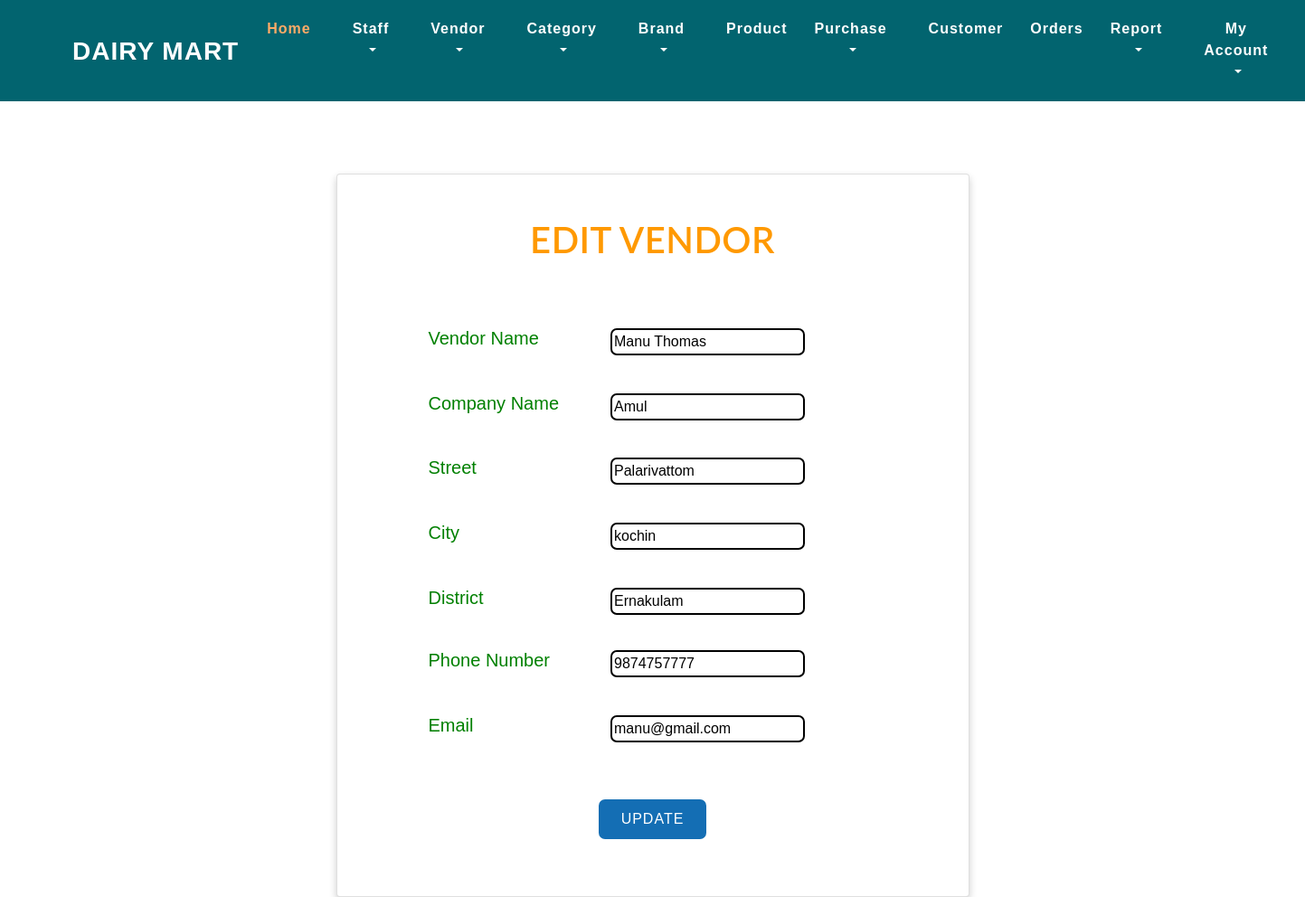
Screenshot of /admin/edit_vendor.php?id=1 with the database file from the repository.
### tables this page shows
CREATE TABLE `tbl_purchase_master` (
  `pur_id` int(50) NOT NULL,
  `vendor_name` varchar(50) NOT NULL,
  `vendor_cmpny` varchar(50) NOT NULL,
  `v_street` varchar(50) NOT NULL,
  `v_city` varchar(50) NOT NULL,
  `v_district` varchar(50) NOT NULL,
  `vendor_ph` bigint(10) NOT NULL,
  `vendor_email` varchar(50) NOT NULL,
  `pincode` varchar(15) NOT NULL,
  `jdate` date NOT NULL
);

### shares/db/mydatabase.inc (called while the page is built, shortened)
<?php
	function getDatas($sql){
		$dt = mysql_query($sql);
		$table = array();
		$rno = mysql_num_rows($dt);
		$cno = mysql_num_fields($dt);
		for($i=0;$i<$rno;$i++){
			$row = mysql_fetch_array($dt);
			for($j=0;$j<$cno;$j++){
				$table[$i][$j] = $row[$j];
			}
		}
		return $table;
	}
?>

### admin/edit_vendor.php (the view, shortened to what this page needs)
<?php
include_once("../shares/db/mydatabase.inc");
 include("top.php");
?>
<head>
</head>
<?php
if(isset($_GET['id']))
{
    $id=$_GET['id'];
    $sql="select * from tbl_purchase_master where pur_id='$id'";
    $tbl=getDatas($sql);
}?>
<div class="card">
<div class="w3_login">
<div class="heading"><br><br>
    <h1>EDIT VENDOR</h1></div>
<form action="" method="POST" >
    <table   style="position: relative;left:100px;top:5px">
			<div id="err" style="color: red;height: 10px"></div>
           <tr><td></td></tr>
                <tr>
                    <td>
                        <label>Vendor Name</label>
                    </td>
                    <td>
                       <input type="text" name="vendor_name" value="<?php echo $tbl[0][1];?>" onkeypress="return verifyText(event,'err')"/>
                      </td>
                </tr>
    <link href="css/jquery-ui.css"    rel="stylesheet" type="text/css">
           <tr><td></td></tr>
                      <tr>
                    <td>
                        <label>Company Name</label>
                    </td>
                    <td>
                       <input type="text" name="vendor_cmpny" value="<?php echo $tbl[0][2];?>" onkeypress="return verifyText(event,'err')"/>
                      </td>
                </tr>
                <tr><td></td></tr>
                <tr>
                    <td>
                        <label>Street</label>
                    </td>
                    <td>
                       <input type="text" name="v_street" value="<?php echo $tbl[0][3];?>" onkeypress="return verifyText(event,'err')"/>
                      </td>
                </tr>
           <tr><td></td></tr>
                     <tr>
                    <td>
                        <label>City</label>
                    </td>
                    <td>
                       <input type="text" name="v_city" value="<?php echo $tbl[0][4];?>" onkeypress="return verifyText(event,'err')"/>
                      </td>
                </tr>
           <tr><td></td></tr>
                      <tr>
                    <td>
                        <label>District</label>
                    </td>
                    <td>
                       <input type="text" name="v_district" value="<?php echo $tbl[0][5];?>" onkeypress="return verifyText(event,'err')"/>
                      </td>
                </tr>
                   <tr>
                    <td>
                        <label>Phone Number</label>
                    </td>
                    <td>
                       <input type="text" name="vendor_ph" value="<?php echo $tbl[0][6];?>"onkeypress="return verifyPhone(this,event,'err')" onblur="return varifyLength(this,'err',10,10);" />
                      </td>
                </tr>
        <tr><td></td></tr>
                      <tr>
                    <td>
                        <label>Email</label>
                    </td>
                    <td>
                       <input type="text" name="vendor_email" value="<?php echo $tbl[0][7];?>" onkeypress="return verifyText(event,'err')"/>
                      </td>
                </tr>
            </table>
            <br>
    <center><input type="submit" value="UPDATE"><br><br></center>
    </form>
            </div>
                                   </div>

### temp/css/style.css (style rules this page uses)
body { margin: 0; font-family: 'Montserrat', sans-serif; background: #fff; }
h1, h2, h3, h4, h5, h6 { margin: 0; font-family: 'Lato', sans-serif; font-weight:700; }

### admin/edit_vendor.php (style rules this page uses)
input,textarea,select,.ab { border: 2px solid; border-radius: 7px; }
label { color: green; font-size: 20px; }
table { padding-bottom:1em; width: 500px; height: 500px; }
input[type=submit],.ab { margin: auto; padding: 10px 25px; margin-top: 25px; background-color: #146eb4; color: white; border:none; outline:none; letter-spacing: 1px; outline: 0; cursor: pointer; }
.heading h1 { font-weight: 600; letter-spacing: .5px; font-size: 40px; margin-bottom: .9em; text-align: center; color: #ff9900; text-transform: uppercase; position: relative; margin-top: 0; }
input[type=submit]:hover, { background-color: #ff9900; color: white; }
.card { box-shadow: 0 4px 8px 0 rgba(0, 0, 0, 0.2); width:700px; height:800px; margin: auto; text-align:left; font-family: arial; }

### rows the page displays
tbl_purchase_master: vendor_name "Manu Thomas", vendor_cmpny "Amul", v_street "Palarivattom", v_city "kochin", v_district "Ernakulam", vendor_ph "9874757777", vendor_email "manu@gmail.com"
